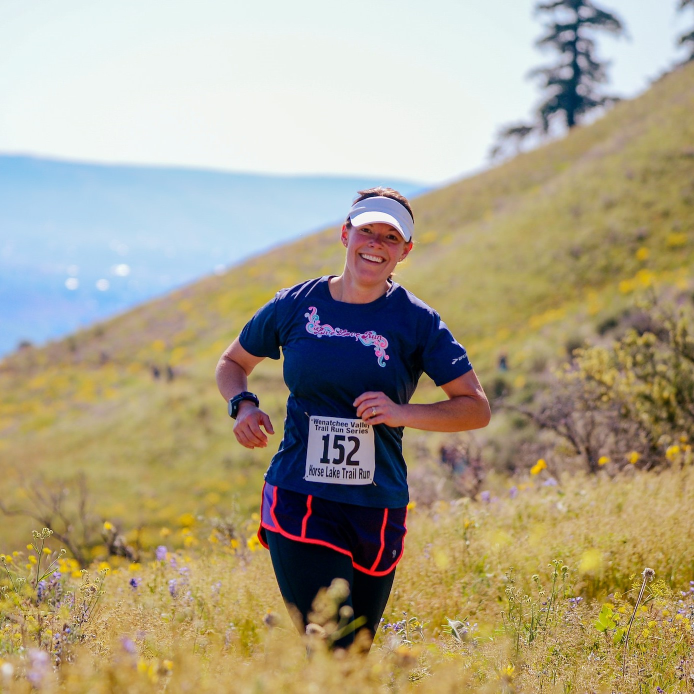
#> input picture 6 Curso de detección y segmentación de objetos con Tensorflow/Detección de Objetos/2 IOU/mujer.jpg, 1388 x 1388 px (shown at 1/2 size)
$ python IOU.py
#> lines starting #> are read from the running program, lines starting #| are printed output that depends on the picture
import cv2
import matplotlib.pyplot as plt
import matplotlib.patches as patches


def bb_intersection_over_union(ground_truth_bbox, predicted_bbox):
    xA = max(ground_truth_bbox[0], predicted_bbox[0])
    yA = max(ground_truth_bbox[1], predicted_bbox[1])
    xB = min(ground_truth_bbox[2], predicted_bbox[2])
    yB = min(ground_truth_bbox[3], predicted_bbox[3])

    intersection_area = max(0, xB - xA + 1) * max(0, yB - yA + 1)

    ground_truth_bbox_area = (ground_truth_bbox[2] - ground_truth_bbox[0] + 1) * (
                ground_truth_bbox[3] - ground_truth_bbox[1] + 1)
    predicted_bbox_area = (predicted_bbox[2] - predicted_bbox[0] + 1) * (predicted_bbox[3] - predicted_bbox[1] + 1)

    iou_ = intersection_area / float(ground_truth_bbox_area + predicted_bbox_area - intersection_area)

    return iou_


def show_bounding_boxes(truth, predicted):
    fig, ax = plt.subplots(figsize=(15, 15))

    ax.imshow(image)
    rect = patches.Rectangle(tuple(truth[:2]), truth[2] - truth[0], truth[3] - truth[1],
                             linewidth=3, edgecolor='g', facecolor='none')
    ax.add_patch(rect)

    rect = patches.Rectangle(tuple(predicted[:2]), predicted[2] - predicted[0], predicted[3] - predicted[1],
                             linewidth=3, edgecolor='r', facecolor='none')
    ax.add_patch(rect)
    ax.set_xticks([])
    ax.set_yticks([])
    fig.tight_layout()
    plt.savefig("iou.png")
    plt.close()


if __name__ == '__main__':
    image = cv2.imread('mujer.jpg')
#> image is the input picture: shape (1388, 1388, 3); mean B, G, R 136.4, 161.2, 171.1
    image = cv2.cvtColor(image, cv2.COLOR_BGR2RGB)

    bb_truth = [680, 380, 830, 580]
    bb_predicted = [700, 400, 840, 600]

    iou = bb_intersection_over_union(bb_truth, bb_predicted)
    print(iou)

    show_bounding_boxes(bb_truth, bb_predicted)
#> in show_bounding_boxes, `plt.savefig("iou.png")`:
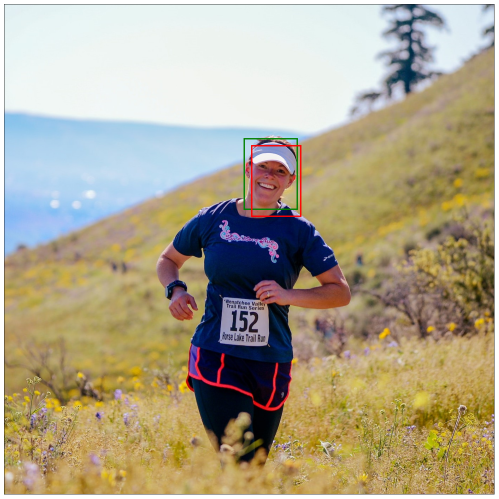
#> figure drawn by matplotlib, 1 panel
